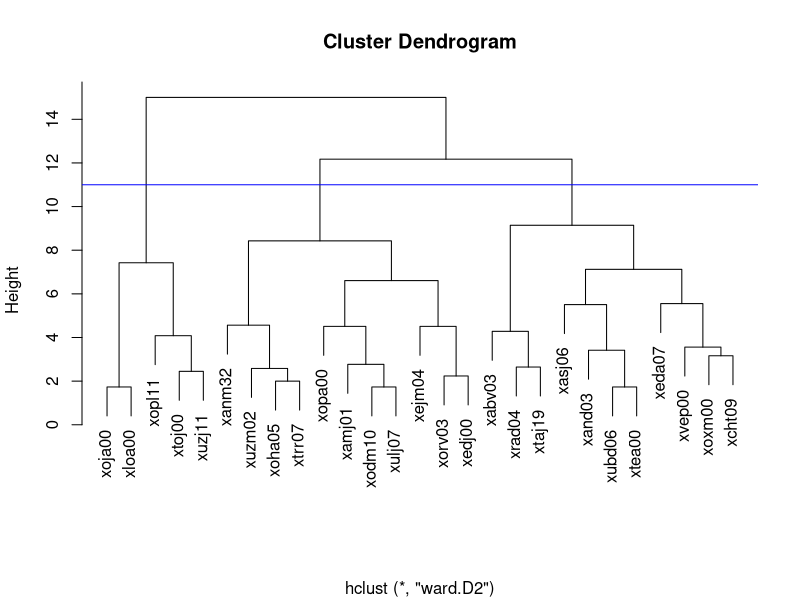

Write R code to recreate this figure.

# Dependencies
list.of.packages <- c("openxlsx","tidyverse","magrittr")
new.packages <- list.of.packages[!(list.of.packages %in% installed.packages()[,"Package"])]
if(length(new.packages)) install.packages(new.packages)
lapply(list.of.packages, require, character.only = TRUE)
rm(list = c("list.of.packages","new.packages"))

# read xlsx data if it does not exist yet
#if (!exists("Stats")) 
  Stats <- openxlsx::read.xlsx("Stats.xlsx", sheet = "Sheet 1")

# We do not want non-integer values
last_PS <- Stats %>% group_by(Initials) %>% summarize(MER = max(Exc_round))

# for both clustering options (w/wo SS) Ward's method gives more clear cluster split

# clustering based on B5
clust_data <- Stats %>% 
  inner_join(last_PS, by = c("Initials","Exc_round"="MER")) %>% 
  select(Initials, B5_O:B5_N)

#clust_data <- clust_data[-40,] # old update not...
rownames(clust_data) <- clust_data$Initials
clust_data %<>% select(-Initials)

# clustering
clusters = hclust(dist(clust_data), method = "ward.D2")
# chart
plot(clusters, xlab = "")
# cut
abline(h=11, col = "blue")

# split(cut) the tree into four groups
HC_BS_5<- cutree(clusters,5)















# do not execute
rm(list = c("clusters","clust_data","last_PS", "HC_BS_3","HC_BS_SS_2","HC_BS_SS_4"))

# Filtering out wrong motivational data
Stats <- subset(Stats,!(Student_ID %in% c("1ac81dbe09bf3f0f3eac3d67ebc7c53e") & Exc_round  == 1)) #
Stats <- subset(Stats,!(Student_ID %in% c("6f1c1fea47a3b121012af306c5824c02") & Exc_round  == 2)) #
Stats <- subset(Stats,!(Student_ID %in% c("9547de7153ef46ae8a67d6548b3c2e25"))) # hasp00

